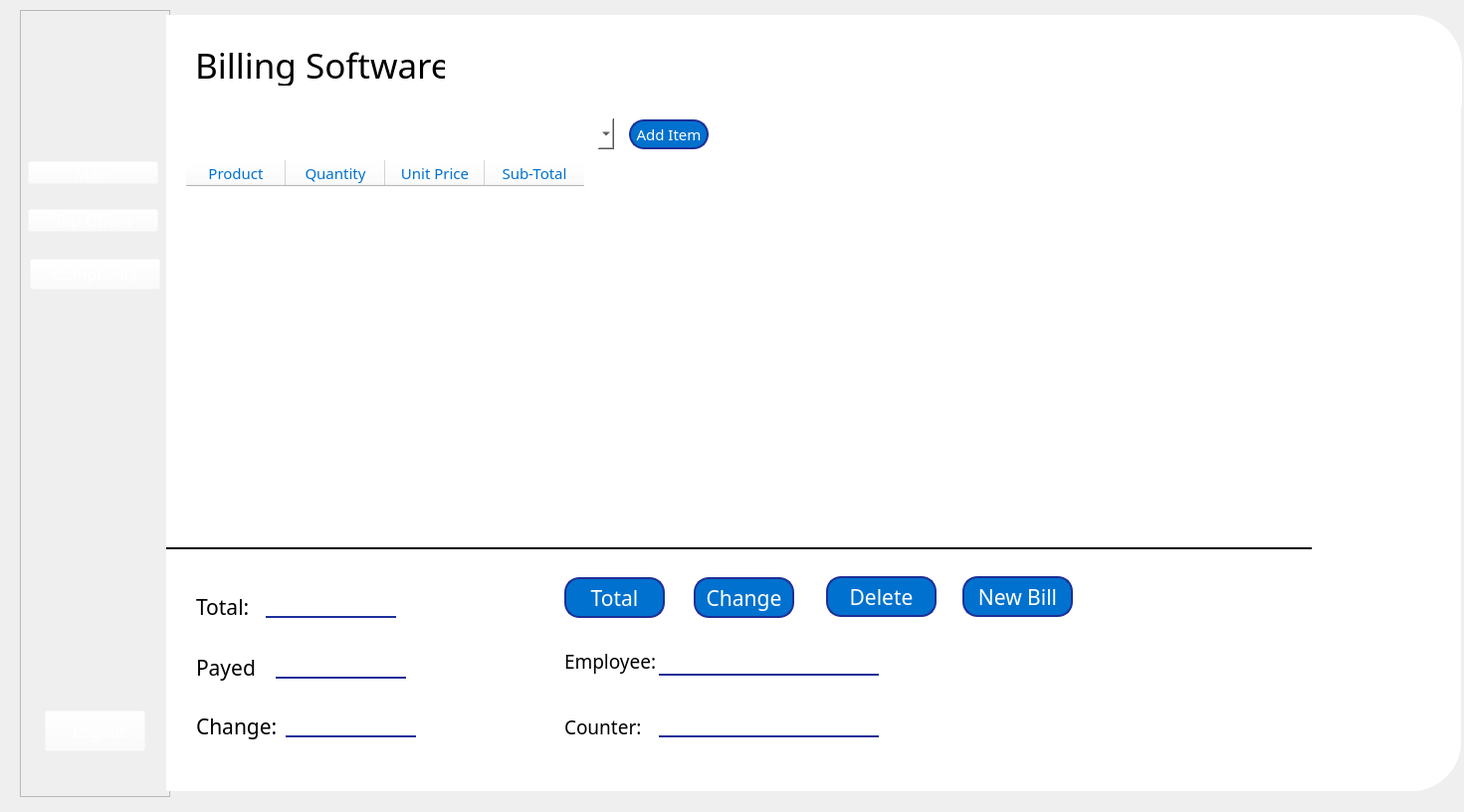
<?xml version="1.0" encoding="UTF-8"?>
<ui version="4.0">
 <class>MainWindow</class>
 <widget class="QMainWindow" name="MainWindow">
  <property name="geometry">
   <rect>
    <x>0</x>
    <y>0</y>
    <width>1471</width>
    <height>816</height>
   </rect>
  </property>
  <property name="minimumSize">
   <size>
    <width>1302</width>
    <height>0</height>
   </size>
  </property>
  <property name="font">
   <font>
    <family>Berlin Sans FB</family>
    <pointsize>14</pointsize>
   </font>
  </property>
  <property name="windowTitle">
   <string>MainWindow</string>
  </property>
  <property name="styleSheet">
   <string notr="true"/>
  </property>
  <widget class="QWidget" name="centralwidget">
   <property name="minimumSize">
    <size>
     <width>1302</width>
     <height>795</height>
    </size>
   </property>
   <property name="styleSheet">
    <string notr="true"/>
   </property>
   <widget class="QFrame" name="frame_left">
    <property name="geometry">
     <rect>
      <x>20</x>
      <y>10</y>
      <width>151</width>
      <height>791</height>
     </rect>
    </property>
    <property name="styleSheet">
     <string notr="true">QToolTip { 
                     color: black; 
}</string>
    </property>
    <property name="frameShape">
     <enum>QFrame::StyledPanel</enum>
    </property>
    <property name="frameShadow">
     <enum>QFrame::Raised</enum>
    </property>
    <widget class="QLabel" name="lbl_frameleft">
     <property name="geometry">
      <rect>
       <x>5</x>
       <y>4</y>
       <width>141</width>
       <height>781</height>
      </rect>
     </property>
     <property name="styleSheet">
      <string notr="true">border-image: url(:/Images/screens/images/blue_background.jpeg);
border-bottom-left-radius: 50px;
border-top-left-radius: 50px;

QToolTip{
	background-color: black;

}</string>
     </property>
     <property name="text">
      <string/>
     </property>
    </widget>
    <widget class="QPushButton" name="btn_main">
     <property name="geometry">
      <rect>
       <x>8</x>
       <y>152</y>
       <width>131</width>
       <height>23</height>
      </rect>
     </property>
     <property name="font">
      <font>
       <family>Berlin Sans FB</family>
       <pointsize>12</pointsize>
      </font>
     </property>
     <property name="cursor">
      <cursorShape>PointingHandCursor</cursorShape>
     </property>
     <property name="mouseTracking">
      <bool>false</bool>
     </property>
     <property name="focusPolicy">
      <enum>Qt::ClickFocus</enum>
     </property>
     <property name="styleSheet">
      <string notr="true">background-color: rgba(255, 255, 255, 0);
color: white;
border-bottom: 2px solid rgb(0, 0, 0);</string>
     </property>
     <property name="text">
      <string>Main</string>
     </property>
     <property name="shortcut">
      <string>Ctrl+M</string>
     </property>
    </widget>
    <widget class="QPushButton" name="btn_logout">
     <property name="geometry">
      <rect>
       <x>25</x>
       <y>704</y>
       <width>101</width>
       <height>41</height>
      </rect>
     </property>
     <property name="font">
      <font>
       <family>Berlin Sans FB</family>
       <pointsize>12</pointsize>
      </font>
     </property>
     <property name="cursor">
      <cursorShape>PointingHandCursor</cursorShape>
     </property>
     <property name="styleSheet">
      <string notr="true">background-color: rgba(255, 255, 255, 0);
color: white</string>
     </property>
     <property name="text">
      <string>  Logout</string>
     </property>
     <property name="icon">
      <iconset resource="../resources.qrc">
       <normaloff>:/Images/screens/images/logout.png</normaloff>:/Images/screens/images/logout.png</iconset>
     </property>
     <property name="iconSize">
      <size>
       <width>40</width>
       <height>40</height>
      </size>
     </property>
     <property name="shortcut">
      <string>Ctrl+L</string>
     </property>
    </widget>
    <widget class="QLabel" name="lbl_logo">
     <property name="geometry">
      <rect>
       <x>20</x>
       <y>34</y>
       <width>109</width>
       <height>91</height>
      </rect>
     </property>
     <property name="styleSheet">
      <string notr="true">background-image: url(:/Images/screens/images/logo_edited.png);
background-color: rgba(255, 255, 255, 0);</string>
     </property>
     <property name="text">
      <string/>
     </property>
    </widget>
    <widget class="QPushButton" name="btn_complaint">
     <property name="geometry">
      <rect>
       <x>10</x>
       <y>250</y>
       <width>131</width>
       <height>31</height>
      </rect>
     </property>
     <property name="font">
      <font>
       <family>Berlin Sans FB</family>
       <pointsize>12</pointsize>
      </font>
     </property>
     <property name="cursor">
      <cursorShape>PointingHandCursor</cursorShape>
     </property>
     <property name="styleSheet">
      <string notr="true">background-color: rgba(255, 255, 255, 0);
color: white</string>
     </property>
     <property name="text">
      <string>Complaints</string>
     </property>
    </widget>
    <widget class="QPushButton" name="btn_topoffers">
     <property name="geometry">
      <rect>
       <x>8</x>
       <y>200</y>
       <width>131</width>
       <height>23</height>
      </rect>
     </property>
     <property name="font">
      <font>
       <family>Berlin Sans FB</family>
       <pointsize>12</pointsize>
      </font>
     </property>
     <property name="cursor">
      <cursorShape>PointingHandCursor</cursorShape>
     </property>
     <property name="styleSheet">
      <string notr="true">background-color: rgba(255, 255, 255, 0);
color: white</string>
     </property>
     <property name="text">
      <string>Top Offers</string>
     </property>
     <property name="shortcut">
      <string>Ctrl+T</string>
     </property>
    </widget>
   </widget>
   <widget class="QFrame" name="frame_top">
    <property name="geometry">
     <rect>
      <x>167</x>
      <y>15</y>
      <width>1302</width>
      <height>91</height>
     </rect>
    </property>
    <property name="styleSheet">
     <string notr="true">background-color: white;
border-top-right-radius: 50px</string>
    </property>
    <property name="frameShape">
     <enum>QFrame::StyledPanel</enum>
    </property>
    <property name="frameShadow">
     <enum>QFrame::Raised</enum>
    </property>
    <widget class="QLabel" name="lbl_title">
     <property name="geometry">
      <rect>
       <x>29</x>
       <y>30</y>
       <width>251</width>
       <height>41</height>
      </rect>
     </property>
     <property name="font">
      <font>
       <family>Berlin Sans FB</family>
       <pointsize>26</pointsize>
      </font>
     </property>
     <property name="text">
      <string>Billing Software</string>
     </property>
    </widget>
   </widget>
   <widget class="QStackedWidget" name="stacked_widget">
    <property name="geometry">
     <rect>
      <x>167</x>
      <y>100</y>
      <width>1301</width>
      <height>695</height>
     </rect>
    </property>
    <property name="font">
     <font>
      <family>Berlin Sans FB</family>
      <pointsize>12</pointsize>
     </font>
    </property>
    <property name="styleSheet">
     <string notr="true">background-color: white;
border-bottom-right-radius: 50px;</string>
    </property>
    <property name="currentIndex">
     <number>0</number>
    </property>
    <widget class="QWidget" name="page_main">
     <widget class="QLabel" name="lbl_boundary">
      <property name="geometry">
       <rect>
        <x>0</x>
        <y>450</y>
        <width>1151</width>
        <height>2</height>
       </rect>
      </property>
      <property name="styleSheet">
       <string notr="true">background-color: black</string>
      </property>
      <property name="text">
       <string>TextLabel</string>
      </property>
     </widget>
     <widget class="QPushButton" name="btn_additem">
      <property name="geometry">
       <rect>
        <x>465</x>
        <y>20</y>
        <width>80</width>
        <height>30</height>
       </rect>
      </property>
      <property name="font">
       <font>
        <family>Berlin Sans FB</family>
        <pointsize>11</pointsize>
       </font>
      </property>
      <property name="focusPolicy">
       <enum>Qt::TabFocus</enum>
      </property>
      <property name="toolTip">
       <string>buy an item</string>
      </property>
      <property name="styleSheet">
       <string notr="true">background-color: rgb(0,113,206);
color: white;
border-radius: 15px;
border: 2px solid rgba(30, 47, 151, 1); 

selection-color: rgb(0, 85, 255);</string>
      </property>
      <property name="text">
       <string>Add Item</string>
      </property>
      <property name="flat">
       <bool>false</bool>
      </property>
     </widget>
     <widget class="QComboBox" name="combo_additems">
      <property name="geometry">
       <rect>
        <x>19</x>
        <y>19</y>
        <width>431</width>
        <height>31</height>
       </rect>
      </property>
      <property name="font">
       <font>
        <family>Berlin Sans FB</family>
        <pointsize>12</pointsize>
       </font>
      </property>
      <property name="styleSheet">
       <string notr="true">padding-left: 7px;
</string>
      </property>
     </widget>
     <widget class="QTableWidget" name="table_items">
      <property name="enabled">
       <bool>true</bool>
      </property>
      <property name="geometry">
       <rect>
        <x>20</x>
        <y>61</y>
        <width>1111</width>
        <height>381</height>
       </rect>
      </property>
      <property name="font">
       <font>
        <family>Berlin Sans FB</family>
        <pointsize>12</pointsize>
       </font>
      </property>
      <property name="focusPolicy">
       <enum>Qt::ClickFocus</enum>
      </property>
      <property name="styleSheet">
       <string notr="true">background-color: white;
color:rgb(0,113,206);</string>
      </property>
      <property name="alternatingRowColors">
       <bool>false</bool>
      </property>
      <property name="gridStyle">
       <enum>Qt::DotLine</enum>
      </property>
      <property name="cornerButtonEnabled">
       <bool>false</bool>
      </property>
      <column>
       <property name="text">
        <string>Product</string>
       </property>
       <property name="font">
        <font>
         <family>Berlin Sans FB</family>
         <pointsize>11</pointsize>
        </font>
       </property>
      </column>
      <column>
       <property name="text">
        <string>Quantity</string>
       </property>
       <property name="font">
        <font>
         <family>Berlin Sans FB</family>
         <pointsize>11</pointsize>
        </font>
       </property>
      </column>
      <column>
       <property name="text">
        <string>Unit Price</string>
       </property>
       <property name="font">
        <font>
         <family>Berlin Sans FB</family>
         <pointsize>11</pointsize>
        </font>
       </property>
      </column>
      <column>
       <property name="text">
        <string>Sub-Total</string>
       </property>
       <property name="font">
        <font>
         <family>Berlin Sans FB</family>
         <pointsize>11</pointsize>
        </font>
       </property>
      </column>
     </widget>
     <widget class="QPushButton" name="btn_change">
      <property name="geometry">
       <rect>
        <x>530</x>
        <y>480</y>
        <width>101</width>
        <height>41</height>
       </rect>
      </property>
      <property name="font">
       <font>
        <family>Berlin Sans FB</family>
        <pointsize>16</pointsize>
       </font>
      </property>
      <property name="toolTip">
       <string>generate change</string>
      </property>
      <property name="styleSheet">
       <string notr="true">background-color: rgb(0,113,206);
color: white;
border-radius: 15px;
border: 2px solid rgba(30, 47, 151, 1); </string>
      </property>
      <property name="text">
       <string>Change</string>
      </property>
     </widget>
     <widget class="QPushButton" name="btn_delitem">
      <property name="geometry">
       <rect>
        <x>663</x>
        <y>479</y>
        <width>111</width>
        <height>41</height>
       </rect>
      </property>
      <property name="font">
       <font>
        <family>Berlin Sans FB</family>
        <pointsize>16</pointsize>
       </font>
      </property>
      <property name="toolTip">
       <string>delete a row from inventory table</string>
      </property>
      <property name="styleSheet">
       <string notr="true">background-color: rgb(0,113,206);
color: white;
border-radius: 15px;
border: 2px solid rgba(30, 47, 151, 1); </string>
      </property>
      <property name="text">
       <string>Delete</string>
      </property>
     </widget>
     <widget class="QPushButton" name="btn_newbill">
      <property name="geometry">
       <rect>
        <x>800</x>
        <y>479</y>
        <width>111</width>
        <height>41</height>
       </rect>
      </property>
      <property name="font">
       <font>
        <family>Berlin Sans FB</family>
        <pointsize>16</pointsize>
       </font>
      </property>
      <property name="toolTip">
       <string>make a new bill</string>
      </property>
      <property name="styleSheet">
       <string notr="true">background-color: rgb(0,113,206);
color: white;
border-radius: 15px;
border: 2px solid rgba(30, 47, 151, 1); </string>
      </property>
      <property name="text">
       <string>New Bill</string>
      </property>
     </widget>
     <widget class="QLabel" name="lbl_total_2">
      <property name="geometry">
       <rect>
        <x>100</x>
        <y>490</y>
        <width>131</width>
        <height>31</height>
       </rect>
      </property>
      <property name="font">
       <font>
        <family>Berlin Sans FB</family>
        <pointsize>14</pointsize>
       </font>
      </property>
      <property name="styleSheet">
       <string notr="true">padding-bottom: 5px;
border: none;
background-color: white;
border-bottom: 2px solid rgba(30, 47, 151, 1);
</string>
      </property>
      <property name="text">
       <string/>
      </property>
     </widget>
     <widget class="QLabel" name="lbl_total">
      <property name="geometry">
       <rect>
        <x>30</x>
        <y>494</y>
        <width>61</width>
        <height>31</height>
       </rect>
      </property>
      <property name="font">
       <font>
        <family>Berlin Sans FB</family>
        <pointsize>16</pointsize>
       </font>
      </property>
      <property name="styleSheet">
       <string notr="true">background-color: none</string>
      </property>
      <property name="text">
       <string>Total: </string>
      </property>
     </widget>
     <widget class="QLabel" name="lbl_change">
      <property name="geometry">
       <rect>
        <x>30</x>
        <y>614</y>
        <width>81</width>
        <height>31</height>
       </rect>
      </property>
      <property name="font">
       <font>
        <family>Berlin Sans FB</family>
        <pointsize>16</pointsize>
       </font>
      </property>
      <property name="styleSheet">
       <string notr="true">background-color: none</string>
      </property>
      <property name="text">
       <string>Change:</string>
      </property>
     </widget>
     <widget class="QLabel" name="lbl_employee_2">
      <property name="geometry">
       <rect>
        <x>495</x>
        <y>548</y>
        <width>221</width>
        <height>31</height>
       </rect>
      </property>
      <property name="font">
       <font>
        <family>Berlin Sans FB</family>
        <pointsize>14</pointsize>
       </font>
      </property>
      <property name="styleSheet">
       <string notr="true">padding-bottom: 5px;
border: none;
background-color: white;
border-bottom: 2px solid rgba(30, 47, 151, 1);

</string>
      </property>
      <property name="text">
       <string/>
      </property>
     </widget>
     <widget class="QLabel" name="lbl_employee">
      <property name="geometry">
       <rect>
        <x>400</x>
        <y>549</y>
        <width>91</width>
        <height>31</height>
       </rect>
      </property>
      <property name="font">
       <font>
        <family>Berlin Sans FB</family>
        <pointsize>14</pointsize>
       </font>
      </property>
      <property name="styleSheet">
       <string notr="true">background-color: none</string>
      </property>
      <property name="text">
       <string>Employee:</string>
      </property>
     </widget>
     <widget class="QLineEdit" name="le_payed">
      <property name="geometry">
       <rect>
        <x>110</x>
        <y>551</y>
        <width>131</width>
        <height>31</height>
       </rect>
      </property>
      <property name="font">
       <font>
        <family>Berlin Sans FB</family>
        <pointsize>14</pointsize>
       </font>
      </property>
      <property name="styleSheet">
       <string notr="true">padding-bottom: 5px;
border: none;
background-color: white;
border-bottom: 2px solid rgba(30, 47, 151, 1);
</string>
      </property>
     </widget>
     <widget class="QLabel" name="lbl_change_2">
      <property name="geometry">
       <rect>
        <x>120</x>
        <y>610</y>
        <width>131</width>
        <height>31</height>
       </rect>
      </property>
      <property name="font">
       <font>
        <family>Berlin Sans FB</family>
        <pointsize>14</pointsize>
       </font>
      </property>
      <property name="styleSheet">
       <string notr="true">padding-bottom: 5px;
border: none;
background-color: white;
border-bottom: 2px solid rgba(30, 47, 151, 1);
</string>
      </property>
      <property name="text">
       <string/>
      </property>
     </widget>
     <widget class="QLabel" name="lbl_counter_2">
      <property name="geometry">
       <rect>
        <x>495</x>
        <y>610</y>
        <width>221</width>
        <height>31</height>
       </rect>
      </property>
      <property name="font">
       <font>
        <family>Berlin Sans FB</family>
        <pointsize>14</pointsize>
       </font>
      </property>
      <property name="styleSheet">
       <string notr="true">padding-bottom: 5px;
border: none;
background-color: white;
border-bottom: 2px solid rgba(30, 47, 151, 1);
</string>
      </property>
      <property name="text">
       <string/>
      </property>
     </widget>
     <widget class="QLabel" name="lbl_payed">
      <property name="geometry">
       <rect>
        <x>30</x>
        <y>555</y>
        <width>61</width>
        <height>31</height>
       </rect>
      </property>
      <property name="font">
       <font>
        <family>Berlin Sans FB</family>
        <pointsize>16</pointsize>
       </font>
      </property>
      <property name="styleSheet">
       <string notr="true">background-color: none</string>
      </property>
      <property name="text">
       <string>Payed:</string>
      </property>
     </widget>
     <widget class="QLabel" name="lbl_counter">
      <property name="geometry">
       <rect>
        <x>400</x>
        <y>615</y>
        <width>91</width>
        <height>31</height>
       </rect>
      </property>
      <property name="font">
       <font>
        <family>Berlin Sans FB</family>
        <pointsize>14</pointsize>
       </font>
      </property>
      <property name="styleSheet">
       <string notr="true">background-color: none</string>
      </property>
      <property name="text">
       <string>Counter:</string>
      </property>
     </widget>
     <widget class="QPushButton" name="btn_total">
      <property name="geometry">
       <rect>
        <x>400</x>
        <y>480</y>
        <width>101</width>
        <height>41</height>
       </rect>
      </property>
      <property name="font">
       <font>
        <family>Berlin Sans FB</family>
        <pointsize>16</pointsize>
       </font>
      </property>
      <property name="toolTip">
       <string>generate total</string>
      </property>
      <property name="styleSheet">
       <string notr="true">background-color: rgb(0,113,206);
color: white;
border-radius: 15px;
border: 2px solid rgba(30, 47, 151, 1); </string>
      </property>
      <property name="text">
       <string>Total</string>
      </property>
     </widget>
     <widget class="QLabel" name="lbl_warning">
      <property name="geometry">
       <rect>
        <x>570</x>
        <y>29</y>
        <width>361</width>
        <height>16</height>
       </rect>
      </property>
      <property name="font">
       <font>
        <family>Berlin Sans FB</family>
        <pointsize>11</pointsize>
       </font>
      </property>
      <property name="styleSheet">
       <string notr="true">color: red;</string>
      </property>
      <property name="text">
       <string/>
      </property>
     </widget>
    </widget>
    <widget class="QWidget" name="page_offers">
     <widget class="QLabel" name="offer1_frame">
      <property name="geometry">
       <rect>
        <x>10</x>
        <y>70</y>
        <width>269</width>
        <height>271</height>
       </rect>
      </property>
      <property name="styleSheet">
       <string notr="true">border-radius: 10px;
border: 2px solid rgba(30, 47, 151, 1);

</string>
      </property>
      <property name="text">
       <string/>
      </property>
     </widget>
     <widget class="QLabel" name="offer1_label">
      <property name="geometry">
       <rect>
        <x>49</x>
        <y>238</y>
        <width>191</width>
        <height>41</height>
       </rect>
      </property>
      <property name="font">
       <font>
        <family>Berlin Sans FB</family>
        <pointsize>16</pointsize>
       </font>
      </property>
      <property name="styleSheet">
       <string notr="true"/>
      </property>
      <property name="text">
       <string>Buy 2 Get 1 Free</string>
      </property>
      <property name="alignment">
       <set>Qt::AlignCenter</set>
      </property>
     </widget>
     <widget class="QPushButton" name="offer1_add">
      <property name="geometry">
       <rect>
        <x>25</x>
        <y>280</y>
        <width>241</width>
        <height>51</height>
       </rect>
      </property>
      <property name="font">
       <font>
        <family>Berlin Sans FB</family>
        <pointsize>12</pointsize>
       </font>
      </property>
      <property name="styleSheet">
       <string notr="true">background-color: rgb(0,113,206);
color: white;
border-radius: 15px;
border: 2px solid rgba(30, 47, 151, 1); </string>
      </property>
      <property name="text">
       <string>  Add to Bucket</string>
      </property>
      <property name="icon">
       <iconset resource="../resources.qrc">
        <normaloff>:/Images/screens/images/add_to_cart.png</normaloff>:/Images/screens/images/add_to_cart.png</iconset>
      </property>
      <property name="iconSize">
       <size>
        <width>40</width>
        <height>40</height>
       </size>
      </property>
     </widget>
     <widget class="QLabel" name="offer1_pic">
      <property name="geometry">
       <rect>
        <x>19</x>
        <y>90</y>
        <width>251</width>
        <height>141</height>
       </rect>
      </property>
      <property name="styleSheet">
       <string notr="true">
border-image: url(:/Images/screens/images/palmolive.jpg);</string>
      </property>
      <property name="text">
       <string/>
      </property>
     </widget>
     <widget class="QLabel" name="offer2_frame">
      <property name="geometry">
       <rect>
        <x>300</x>
        <y>70</y>
        <width>271</width>
        <height>271</height>
       </rect>
      </property>
      <property name="styleSheet">
       <string notr="true">border-radius: 10px;
border: 2px solid rgba(30, 47, 151, 1);

</string>
      </property>
      <property name="text">
       <string/>
      </property>
     </widget>
     <widget class="QPushButton" name="offer2_add">
      <property name="geometry">
       <rect>
        <x>316</x>
        <y>280</y>
        <width>241</width>
        <height>51</height>
       </rect>
      </property>
      <property name="font">
       <font>
        <family>Berlin Sans FB</family>
        <pointsize>12</pointsize>
       </font>
      </property>
      <property name="styleSheet">
       <string notr="true">background-color: rgb(0,113,206);
color: white;
border-radius: 15px;
border: 2px solid rgba(30, 47, 151, 1); </string>
      </property>
      <property name="text">
       <string>  Add to Bucket</string>
      </property>
      <property name="icon">
       <iconset resource="../resources.qrc">
        <normaloff>:/Images/screens/images/add_to_cart.png</normaloff>:/Images/screens/images/add_to_cart.png</iconset>
      </property>
      <property name="iconSize">
       <size>
        <width>40</width>
        <height>40</height>
       </size>
      </property>
     </widget>
     <widget class="QLabel" name="offer2_pic">
      <property name="geometry">
       <rect>
        <x>309</x>
        <y>90</y>
        <width>121</width>
        <height>161</height>
       </rect>
      </property>
      <property name="styleSheet">
       <string notr="true">border-image: url(:/Images/screens/images/sunridge.jpeg);</string>
      </property>
      <property name="text">
       <string/>
      </property>
     </widget>
     <widget class="QLabel" name="offer2_label">
      <property name="geometry">
       <rect>
        <x>428</x>
        <y>140</y>
        <width>131</width>
        <height>41</height>
       </rect>
      </property>
      <property name="font">
       <font>
        <family>Berlin Sans FB</family>
        <pointsize>19</pointsize>
       </font>
      </property>
      <property name="styleSheet">
       <string notr="true"/>
      </property>
      <property name="text">
       <string>RS.700 Only</string>
      </property>
      <property name="alignment">
       <set>Qt::AlignCenter</set>
      </property>
     </widget>
     <widget class="QLabel" name="lbl_message">
      <property name="geometry">
       <rect>
        <x>40</x>
        <y>30</y>
        <width>371</width>
        <height>16</height>
       </rect>
      </property>
      <property name="font">
       <font>
        <family>Berlin Sans FB</family>
        <pointsize>12</pointsize>
       </font>
      </property>
      <property name="styleSheet">
       <string notr="true">color: green</string>
      </property>
      <property name="text">
       <string/>
      </property>
     </widget>
     <widget class="QPushButton" name="offer3_add">
      <property name="geometry">
       <rect>
        <x>603</x>
        <y>280</y>
        <width>241</width>
        <height>51</height>
       </rect>
      </property>
      <property name="font">
       <font>
        <family>Berlin Sans FB</family>
        <pointsize>12</pointsize>
       </font>
      </property>
      <property name="styleSheet">
       <string notr="true">background-color: rgb(0,113,206);
color: white;
border-radius: 15px;
border: 2px solid rgba(30, 47, 151, 1); </string>
      </property>
      <property name="text">
       <string>  Add to Bucket</string>
      </property>
      <property name="icon">
       <iconset resource="../resources.qrc">
        <normaloff>:/Images/screens/images/add_to_cart.png</normaloff>:/Images/screens/images/add_to_cart.png</iconset>
      </property>
      <property name="iconSize">
       <size>
        <width>40</width>
        <height>40</height>
       </size>
      </property>
     </widget>
     <widget class="QLabel" name="offer3_label">
      <property name="geometry">
       <rect>
        <x>634</x>
        <y>200</y>
        <width>181</width>
        <height>41</height>
       </rect>
      </property>
      <property name="font">
       <font>
        <family>Berlin Sans FB</family>
        <pointsize>19</pointsize>
       </font>
      </property>
      <property name="styleSheet">
       <string notr="true"/>
      </property>
      <property name="text">
       <string>Buy 5 Get 4 Free</string>
      </property>
      <property name="alignment">
       <set>Qt::AlignCenter</set>
      </property>
     </widget>
     <widget class="QLabel" name="offer3_frame">
      <property name="geometry">
       <rect>
        <x>587</x>
        <y>70</y>
        <width>271</width>
        <height>271</height>
       </rect>
      </property>
      <property name="styleSheet">
       <string notr="true">border-radius: 10px;
border: 2px solid rgba(30, 47, 151, 1);

</string>
      </property>
      <property name="text">
       <string/>
      </property>
     </widget>
     <widget class="QLabel" name="offer3_pic">
      <property name="geometry">
       <rect>
        <x>606</x>
        <y>90</y>
        <width>231</width>
        <height>101</height>
       </rect>
      </property>
      <property name="styleSheet">
       <string notr="true">border-image: url(:/Images/screens/images/biscuit.jpeg);</string>
      </property>
      <property name="text">
       <string/>
      </property>
     </widget>
     <widget class="QLabel" name="offer4_frame">
      <property name="geometry">
       <rect>
        <x>872</x>
        <y>70</y>
        <width>271</width>
        <height>271</height>
       </rect>
      </property>
      <property name="styleSheet">
       <string notr="true">border-radius: 10px;
border: 2px solid rgba(30, 47, 151, 1);

</string>
      </property>
      <property name="text">
       <string/>
      </property>
     </widget>
     <widget class="QLabel" name="offer4_pic">
      <property name="geometry">
       <rect>
        <x>900</x>
        <y>80</y>
        <width>211</width>
        <height>161</height>
       </rect>
      </property>
      <property name="styleSheet">
       <string notr="true">border-image: url(:/Images/screens/images/olpers.jpg);</string>
      </property>
      <property name="text">
       <string/>
      </property>
     </widget>
     <widget class="QPushButton" name="offer4_add">
      <property name="geometry">
       <rect>
        <x>888</x>
        <y>280</y>
        <width>241</width>
        <height>51</height>
       </rect>
      </property>
      <property name="font">
       <font>
        <family>Berlin Sans FB</family>
        <pointsize>12</pointsize>
       </font>
      </property>
      <property name="styleSheet">
       <string notr="true">background-color: rgb(0,113,206);
color: white;
border-radius: 15px;
border: 2px solid rgba(30, 47, 151, 1); </string>
      </property>
      <property name="text">
       <string>  Add to Bucket</string>
      </property>
      <property name="icon">
       <iconset resource="../resources.qrc">
        <normaloff>:/Images/screens/images/add_to_cart.png</normaloff>:/Images/screens/images/add_to_cart.png</iconset>
      </property>
      <property name="iconSize">
       <size>
        <width>40</width>
        <height>40</height>
       </size>
      </property>
     </widget>
     <widget class="QLabel" name="offer4_label">
      <property name="geometry">
       <rect>
        <x>890</x>
        <y>242</y>
        <width>241</width>
        <height>31</height>
       </rect>
      </property>
      <property name="font">
       <font>
        <family>Berlin Sans FB</family>
        <pointsize>14</pointsize>
       </font>
      </property>
      <property name="styleSheet">
       <string notr="true"/>
      </property>
      <property name="text">
       <string>RS. 1500 Only - 30% Discount</string>
      </property>
      <property name="alignment">
       <set>Qt::AlignCenter</set>
      </property>
     </widget>
     <zorder>offer3_frame</zorder>
     <zorder>offer1_frame</zorder>
     <zorder>offer1_label</zorder>
     <zorder>offer1_add</zorder>
     <zorder>offer1_pic</zorder>
     <zorder>offer2_frame</zorder>
     <zorder>offer2_add</zorder>
     <zorder>offer2_pic</zorder>
     <zorder>offer2_label</zorder>
     <zorder>lbl_message</zorder>
     <zorder>offer3_add</zorder>
     <zorder>offer3_label</zorder>
     <zorder>offer3_pic</zorder>
     <zorder>offer4_frame</zorder>
     <zorder>offer4_pic</zorder>
     <zorder>offer4_add</zorder>
     <zorder>offer4_label</zorder>
    </widget>
    <widget class="QWidget" name="page_complaint">
     <widget class="QLabel" name="lbl_img">
      <property name="geometry">
       <rect>
        <x>940</x>
        <y>10</y>
        <width>181</width>
        <height>161</height>
       </rect>
      </property>
      <property name="styleSheet">
       <string notr="true">background-image: url(:/Images/screens/images/complaint.jpeg);</string>
      </property>
      <property name="text">
       <string/>
      </property>
     </widget>
     <widget class="QLineEdit" name="le_name">
      <property name="geometry">
       <rect>
        <x>60</x>
        <y>80</y>
        <width>321</width>
        <height>31</height>
       </rect>
      </property>
      <property name="font">
       <font>
        <family>Berlin Sans FB</family>
        <pointsize>12</pointsize>
       </font>
      </property>
      <property name="styleSheet">
       <string notr="true">padding-bottom: 7px;
border: none;
background-color: white;
border-bottom: 2px solid rgba(30, 47, 151, 1);
padding-left: 2px;</string>
      </property>
      <property name="placeholderText">
       <string>name</string>
      </property>
     </widget>
     <widget class="QLineEdit" name="le_date">
      <property name="geometry">
       <rect>
        <x>60</x>
        <y>150</y>
        <width>321</width>
        <height>31</height>
       </rect>
      </property>
      <property name="font">
       <font>
        <family>Berlin Sans FB</family>
        <pointsize>12</pointsize>
       </font>
      </property>
      <property name="cursor">
       <cursorShape>IBeamCursor</cursorShape>
      </property>
      <property name="contextMenuPolicy">
       <enum>Qt::PreventContextMenu</enum>
      </property>
      <property name="styleSheet">
       <string notr="true">padding-bottom: 7px;
border: none;
background-color: white;
border-bottom: 2px solid rgba(30, 47, 151, 1);
padding-left: 2px;</string>
      </property>
      <property name="text">
       <string/>
      </property>
      <property name="maxLength">
       <number>10</number>
      </property>
      <property name="placeholderText">
       <string>yyyy/mm/dd</string>
      </property>
     </widget>
     <widget class="QLabel" name="complaint_lbl_header">
      <property name="geometry">
       <rect>
        <x>60</x>
        <y>220</y>
        <width>441</width>
        <height>31</height>
       </rect>
      </property>
      <property name="font">
       <font>
        <family>Berlin Sans FB</family>
        <pointsize>14</pointsize>
       </font>
      </property>
      <property name="styleSheet">
       <string notr="true">color: rgb(0,113,206);</string>
      </property>
      <property name="text">
       <string>Please select one of the following options:</string>
      </property>
     </widget>
     <widget class="QRadioButton" name="option1">
      <property name="geometry">
       <rect>
        <x>78</x>
        <y>251</y>
        <width>261</width>
        <height>31</height>
       </rect>
      </property>
      <property name="font">
       <font>
        <family>Berlin Sans FB</family>
        <pointsize>12</pointsize>
       </font>
      </property>
      <property name="text">
       <string>Items are consistently out of stock</string>
      </property>
     </widget>
     <widget class="QRadioButton" name="option4">
      <property name="geometry">
       <rect>
        <x>78</x>
        <y>358</y>
        <width>261</width>
        <height>41</height>
       </rect>
      </property>
      <property name="font">
       <font>
        <family>Berlin Sans FB</family>
        <pointsize>12</pointsize>
       </font>
      </property>
      <property name="text">
       <string>Other: </string>
      </property>
     </widget>
     <widget class="QRadioButton" name="option2">
      <property name="geometry">
       <rect>
        <x>78</x>
        <y>282</y>
        <width>261</width>
        <height>41</height>
       </rect>
      </property>
      <property name="font">
       <font>
        <family>Berlin Sans FB</family>
        <pointsize>12</pointsize>
       </font>
      </property>
      <property name="text">
       <string>Unhelpful Customer Service</string>
      </property>
     </widget>
     <widget class="QRadioButton" name="option3">
      <property name="geometry">
       <rect>
        <x>78</x>
        <y>318</y>
        <width>261</width>
        <height>41</height>
       </rect>
      </property>
      <property name="font">
       <font>
        <family>Berlin Sans FB</family>
        <pointsize>12</pointsize>
       </font>
      </property>
      <property name="text">
       <string>Items are of bad quality</string>
      </property>
     </widget>
     <widget class="QTextEdit" name="specify">
      <property name="enabled">
       <bool>false</bool>
      </property>
      <property name="geometry">
       <rect>
        <x>90</x>
        <y>400</y>
        <width>461</width>
        <height>211</height>
       </rect>
      </property>
      <property name="font">
       <font>
        <family>Berlin Sans FB</family>
        <pointsize>12</pointsize>
       </font>
      </property>
      <property name="styleSheet">
       <string notr="true">padding-left: 5px;
border: 1px  solid black;
border-radius: 0px;</string>
      </property>
      <property name="placeholderText">
       <string>Please Specify your problem in detail</string>
      </property>
     </widget>
     <widget class="QLabel" name="label_2">
      <property name="geometry">
       <rect>
        <x>586</x>
        <y>324</y>
        <width>71</width>
        <height>31</height>
       </rect>
      </property>
      <property name="font">
       <font>
        <family>Berlin Sans FB</family>
        <pointsize>15</pointsize>
       </font>
      </property>
      <property name="styleSheet">
       <string notr="true">background-color: none;
color: white;</string>
      </property>
      <property name="text">
       <string>Submit</string>
      </property>
     </widget>
     <widget class="QPushButton" name="btn_submit">
      <property name="enabled">
       <bool>false</bool>
      </property>
      <property name="geometry">
       <rect>
        <x>540</x>
        <y>630</y>
        <width>151</width>
        <height>41</height>
       </rect>
      </property>
      <property name="styleSheet">
       <string notr="true">border-image: url(:/Images/screens/images/blue_btn.jpg);</string>
      </property>
      <property name="text">
       <string/>
      </property>
      <property name="shortcut">
       <string>Ctrl+Shift+S</string>
      </property>
     </widget>
     <widget class="QLabel" name="lbl_submit">
      <property name="geometry">
       <rect>
        <x>582</x>
        <y>634</y>
        <width>71</width>
        <height>31</height>
       </rect>
      </property>
      <property name="font">
       <font>
        <family>Berlin Sans FB</family>
        <pointsize>15</pointsize>
       </font>
      </property>
      <property name="styleSheet">
       <string notr="true">background-color: none;
color: white;</string>
      </property>
      <property name="text">
       <string>Submit</string>
      </property>
     </widget>
     <widget class="QLabel" name="lbl_message_3">
      <property name="geometry">
       <rect>
        <x>91</x>
        <y>640</y>
        <width>421</width>
        <height>21</height>
       </rect>
      </property>
      <property name="font">
       <font>
        <family>Berlin Sans FB</family>
        <pointsize>12</pointsize>
       </font>
      </property>
      <property name="styleSheet">
       <string notr="true">color: green</string>
      </property>
      <property name="text">
       <string/>
      </property>
     </widget>
    </widget>
   </widget>
  </widget>
 </widget>
 <tabstops>
  <tabstop>btn_topoffers</tabstop>
  <tabstop>btn_complaint</tabstop>
  <tabstop>btn_logout</tabstop>
  <tabstop>combo_additems</tabstop>
  <tabstop>btn_additem</tabstop>
  <tabstop>table_items</tabstop>
  <tabstop>btn_total</tabstop>
  <tabstop>le_payed</tabstop>
  <tabstop>btn_change</tabstop>
  <tabstop>btn_delitem</tabstop>
  <tabstop>btn_newbill</tabstop>
  <tabstop>offer1_add</tabstop>
  <tabstop>offer2_add</tabstop>
  <tabstop>offer3_add</tabstop>
  <tabstop>offer4_add</tabstop>
  <tabstop>le_name</tabstop>
  <tabstop>le_date</tabstop>
  <tabstop>option1</tabstop>
  <tabstop>option2</tabstop>
  <tabstop>option3</tabstop>
  <tabstop>option4</tabstop>
  <tabstop>specify</tabstop>
  <tabstop>btn_submit</tabstop>
 </tabstops>
 <resources>
  <include location="../resources.qrc"/>
 </resources>
 <connections/>
</ui>
